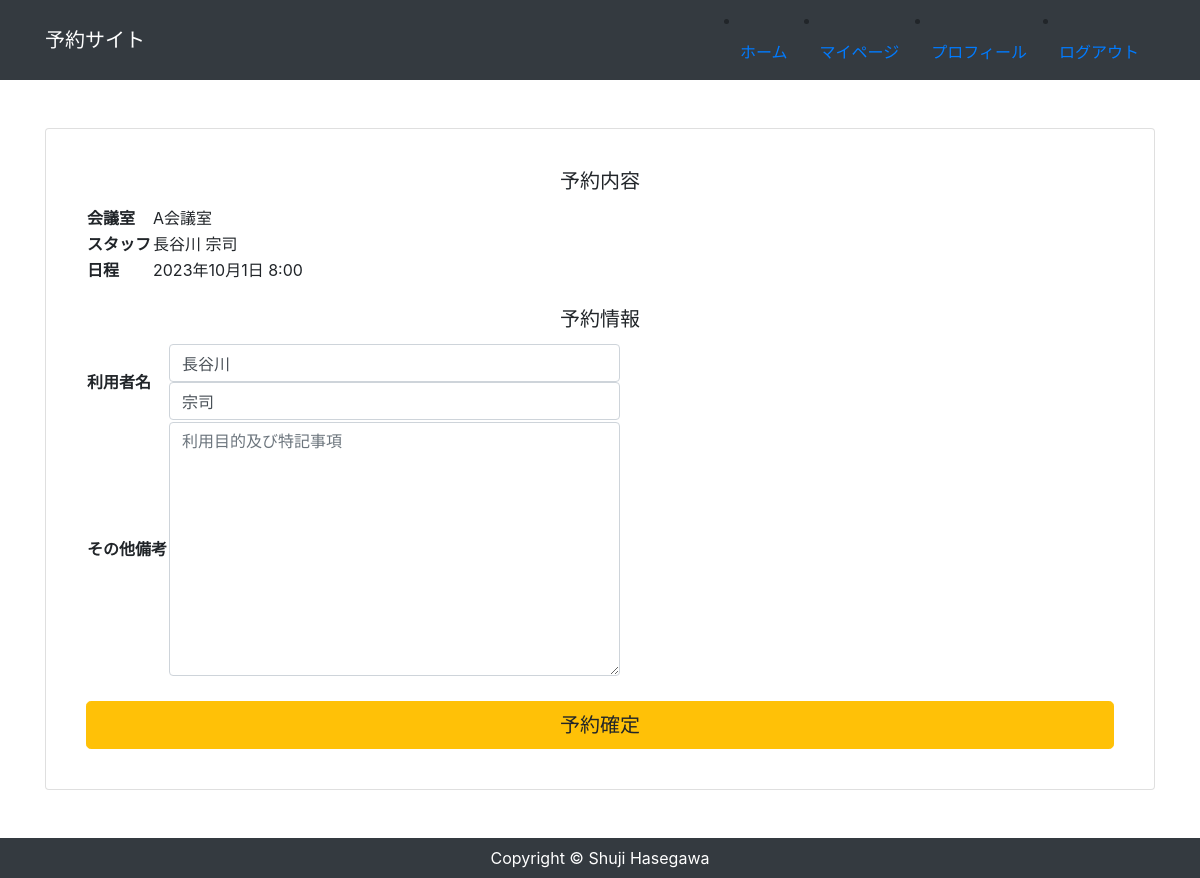
Screenshot of /booking/1/2023/10/1/8/ (signed in) with the database file from the repository.
### app/models.py (models this page shows, shortened)
class Room(models.Model):
    name=models.CharField('会議室', max_length=100)

class Staff(models.Model):
    user = models.OneToOneField(CustomUser,  verbose_name = '利用者', on_delete=models.CASCADE)

### accounts/models.py (models this page shows, shortened)
class CustomUser(AbstractBaseUser, PermissionsMixin):
    email = models.EmailField('メールアドレス', unique=True)
    first_name = models.CharField('姓', max_length=30)
    last_name = models.CharField('名', max_length=30)
    is_staff = models.BooleanField(
        ("staff status"),
        default=False,
        help_text=("Designates whether the user can log into this admin site."),
    )
    is_active = models.BooleanField(
        ("active"),
        default=True,
        help_text=(
            "Designates whether this user should be treated as active. "
            "Unselect this instead of deleting accounts."
        ),
    )
    objects = UserManager()
    EMAIL_FIELD = "email"
    USERNAME_FIELD = "email"
    REQUIRED_FIELDS = []
    class Meta:
        verbose_name = ("user")
        verbose_name_plural = ("users")

### app/views.py (the view, shortened to what this page needs)
# urls.py: path('booking/<int:pk>/<int:year>/<int:month>/<int:day>/<int:hour>/', views.BookingView.as_view(), name='booking'),
class BookingView(View):
    def get(self, request, *args, **kwargs):
        if request.user.is_authenticated:
            staff_data = Staff.objects.filter(id=self.request.user.id).select_related('user')[0]
            room_data = Room.objects.get(id=self.kwargs['pk'])
            booking_data = Booking.objects.all()
            year = self.kwargs.get('year')
            month = self.kwargs.get('month')
            day = self.kwargs.get('day')
            hour = self.kwargs.get('hour')
            form = BookingForm(request.POST or None, initial={
                'first_name': staff_data.user.first_name,
                'last_name': staff_data.user.last_name,
            })
            return render(request, 'app/booking.html', {
                'staff_data': staff_data,
                'room_data': room_data,
                'booking_data' : booking_data,
                'year': year,
                'month': month,
                'day': day,
                'hour': hour,
                'form': form,
            })
        else:
            return redirect('account_login')

### app/forms.py
class BookingForm(forms.Form):
    first_name = forms.CharField(max_length=100, label='姓')
    last_name = forms.CharField(max_length=100, label='名')
    remarks = forms.CharField(label='備考', widget=forms.Textarea())

### app/templates/app/booking.html (shortened to what this page needs)
{% extends 'app/base.html' %}
{% load widget_tweaks %}
{% block content %}
<div class="card card-booking my-5 mx-auto">
    <div class="card-body">
        <div class="card-body">
            <h5 class="card-title text-center">予約内容</h5>
            <table class="bookig_table mb-4">
                <tbody>
                    <tr>
                        <th class="header">会議室</th>
                        <td class="data">{{ room_data.name }}</td>
                    </tr>
                    <tr>
                        <th class="header">スタッフ</th>
                        <td class="data">{{ staff_data.user.first_name }} {{ staff_data.user.last_name }}</td>
                    </tr>
                    <tr>
                        <th class="header">日程</th>
                        <td class="data">
                            {{ year }}年{{ month }}月{{ day }}日 {{ hour }}:00
                        </td>
                    </tr>
                </tbody>
            </table>
            <h5 class="card-title text-center">予約情報</h5>
            <form method="POST">
                <table class="booking_table mb-4">
                    <tbody>
                        <tr>
                            <th class="header">利用者名</th>
                            <td class="data form_wrap form_wrap__2col">
                                {% render_field form.first_name class='form-control' placeholder='姓' %}
                                {% render_field form.last_name class='form-control' placeholder='名' %}
                            </td>
                        </tr>
                        <tr>
                            <th class="header">その他備考</th>
                            <td class="data">
                                {% render_field form.remarks class='form-control' placeholder='利用目的及び特記事項' %}
                            </td>
                        </tr>
                    </tbody>
                </table>
                <div class="button mx-auto">
                    <button class="btn btn-lg btn-warning btn-block" type="submit">予約確定</button>
                </div>
            </form>
        </div>
    </div>
</div>
{% endblock %}

### rows the page displays
Room: name "A会議室"
Staff: user.first_name "長谷川", user.last_name "宗司"
CustomUser: first_name "長谷川", last_name "宗司"

### other values shown
{{ year }} "2023"
{{ month }} "10"
{{ day }} "1"
{{ hour }} "8"
